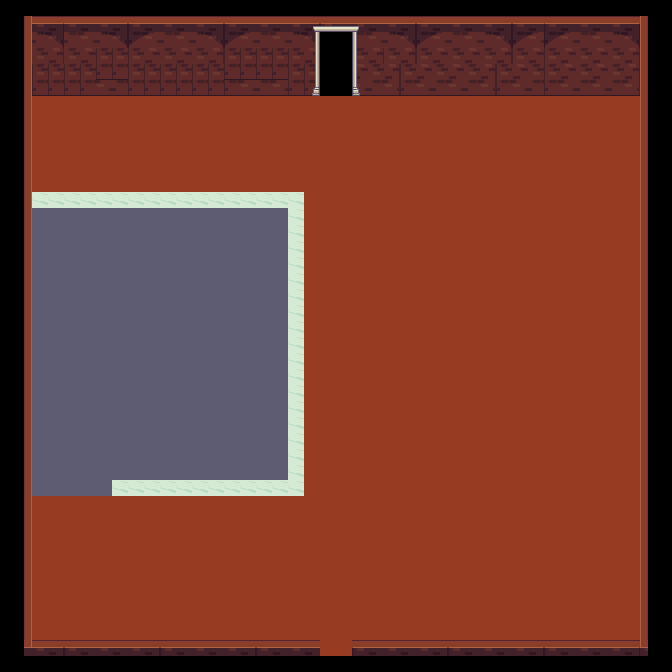

The image is a tile-based game level rendered from a .tmx file. Its description and source (layers, tilesets, objects; grid data summarised) follow:
An orthogonal 42x42 tile map with 16x16 px tiles, 5 tile layers (Mask, Base, Wall, Door1, ...), 2 hidden layers not drawn, 7 tilesets.

<map version="1.2" tiledversion="1.2.0" orientation="orthogonal" renderorder="right-down" width="42" height="42" tilewidth="16" tileheight="16" infinite="0" nextlayerid="38" nextobjectid="1">
 <properties>
  <property name="charWidthDoor1" type="int" value="2" />
  <property name="charWidthDoor2" type="int" value="2" />
  <property name="charXDoor1" type="int" value="20" />
  <property name="charXDoor2" type="int" value="20" />
  <property name="charYDoor1" type="int" value="5" />
  <property name="charYDoor2" type="int" value="40" />
  <property name="itemCapacity" type="int" value="20" />
  <property name="mobCapacity" type="int" value="16" />
  <property name="spawnX1" type="int" value="27" />
  <property name="spawnX2" type="int" value="24" />
  <property name="spawnY1" type="int" value="14" />
  <property name="spawnY2" type="int" value="31" />
 </properties>
 <tileset firstgid="1" name="house_inside" tilewidth="16" tileheight="16" tilecount="896" columns="32">
  <image source="house_inside.png" width="512" height="448" />
 </tileset>
 <tileset firstgid="897" name="interior" tilewidth="16" tileheight="16" tilecount="1024" columns="32">
  <image source="interior.png" width="512" height="512" />
 </tileset>
 <tileset firstgid="1921" name="base_out_atlas" tilewidth="16" tileheight="16" tilecount="4096" columns="64">
  <image source="base_out_atlas.png" width="1024" height="1024" />
 </tileset>
 <tileset firstgid="6017" name="obj_misk_atlas" tilewidth="16" tileheight="16" tilecount="4096" columns="64">
  <image source="obj_misk_atlas.png" width="1024" height="1024" />
 </tileset>
 <tileset firstgid="10113" name="terrain_atlas" tilewidth="16" tileheight="16" tilecount="4096" columns="64">
  <image source="terrain_atlas.png" width="1024" height="1024" />
 </tileset>
 <tileset firstgid="14209" name="zombie_tileb" tilewidth="16" tileheight="16" tilecount="1024" columns="32">
  <image source="zombie_tileb.png" width="512" height="512" />
 </tileset>
 <tileset firstgid="15233" source="../CompleteLibrary2/obj_misk_atlas.tsx" />
 <layer id="31" name="Mask" width="42" height="42">
  <data>[1764 cells, 785 non-empty, 1 distinct tile ids]</data>
 </layer>
 <layer id="32" name="Base" width="42" height="42">
  <data>[1764 cells, 1437 non-empty, 8 distinct tile ids]</data>
 </layer>
 <layer id="33" name="Wall" width="42" height="42">
  <data>[1764 cells, 360 non-empty, 38 distinct tile ids]</data>
 </layer>
 <layer id="34" name="Door1" width="42" height="42">
  <data>[1764 cells, 22 non-empty, 15 distinct tile ids]</data>
 </layer>
 <layer id="35" name="Door2" width="42" height="42">
  <data>[1764 cells, 13 non-empty, 3 distinct tile ids]</data>
 </layer>
 <layer id="36" name="Obstacle1" width="42" height="42" visible="0">
  <data>[1764 cells, 290 non-empty, 178 distinct tile ids]</data>
 </layer>
 <layer id="37" name="Dirt" width="42" height="42" visible="0">
  <data>[1764 cells, 79 non-empty, 46 distinct tile ids]</data>
 </layer>
</map>
